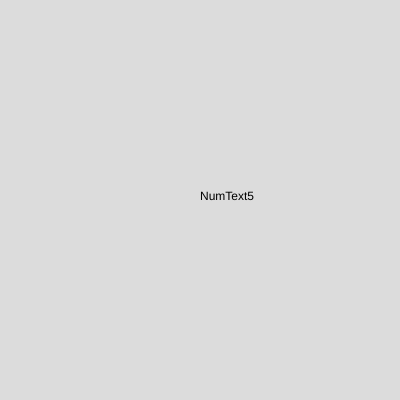
Frame 1 (no input)
Frame 60 (no input): identical to frame 1, image omitted
Frame 120 (the mouse pressed at the canvas centre since frame 60): identical to frame 1, image omitted

The p5.js sketch that drew this single still picture (run headless with seeded random() and noise() and a simulated clock; from frame 60 on, the mouse is pressed at the canvas centre):

// p5.js sketch
// ── sketch.js
var num,numtext

function setup() {
  createCanvas(400, 400);
  num = Math.round(random(1,6))
}

function draw() {
  background(220);
  switch(num ) {
    case 1:numtext = "one";
          break;
    case 2:numtext = "two";
          break;
    case 3:numtext = "three";
          break;
    case 4:numtext = "four";
          break;
    case 5:numtext = "five";
          break; 
    case 6:numtext = "six";
          break;
    default:numtext = "default"
          break;
  }
  text("NumText"+num,200,200)
}
